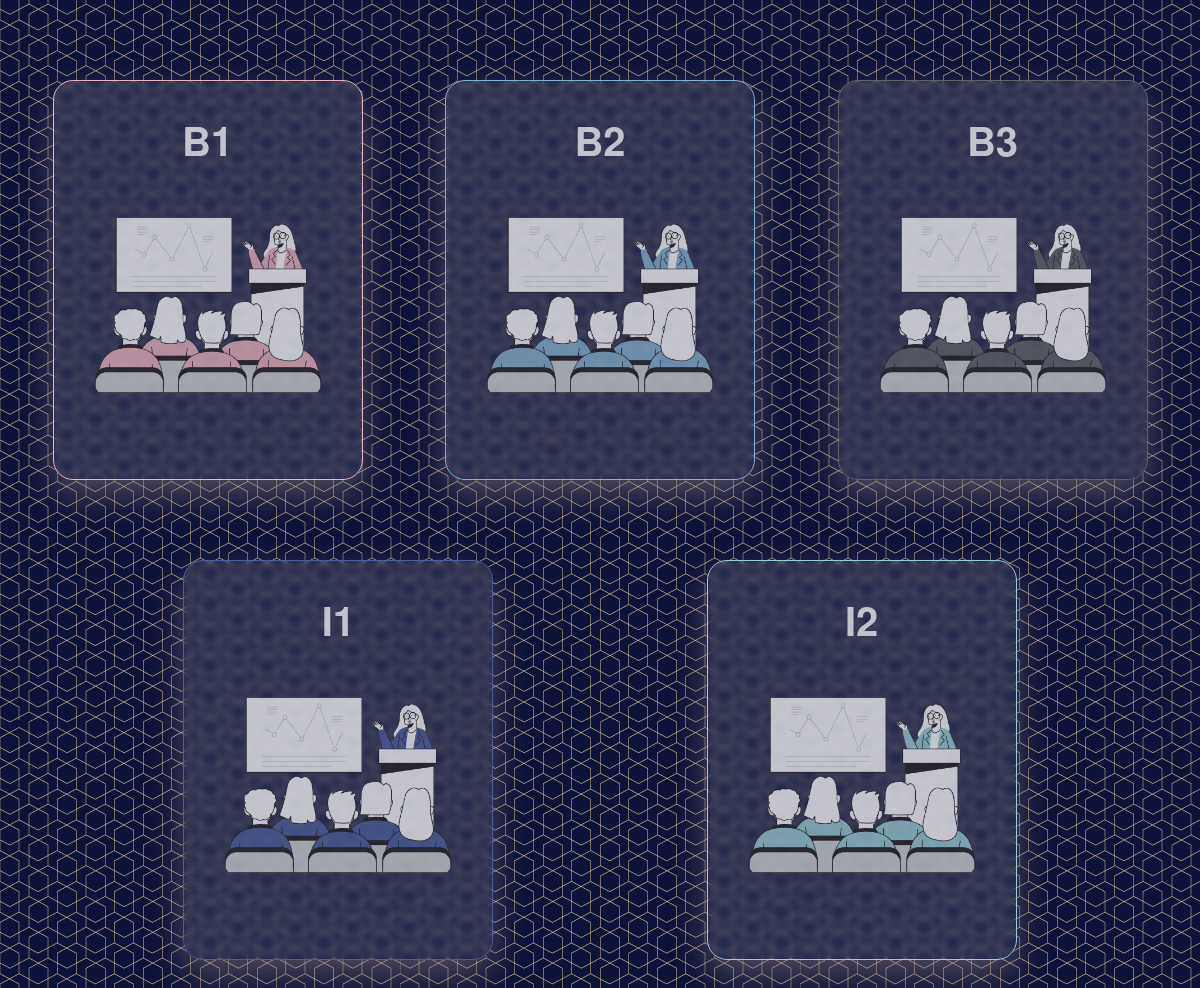
/dashboard/, run on the app's committed database.
### epsi/models.py (models this page shows, shortened)
class Grade(models.Model):
    idx = models.AutoField(primary_key=True)
    grade = models.CharField(max_length=10)
    grade_code = models.IntegerField(default='1')
    class Meta:
        verbose_name_plural = "Grade"

### dashboard/views.py (the view)
# urls.py: path('',views.index, name='index2'),
def index(request):
    grade = Grade.objects.all
    context= {'grade' : grade}
    return render(request,'dashboard/dashboard_index.html', context)

### dashboard/templates/dashboard/dashboard_index.html (shortened to what this page needs)
{% extends 'base2.html' %}
{% load static%}
{% block content %}
    <section class="glassmorphism">
        <div class="container">
        {% for results in grade %}
            <div class="card card{{results.grade_code}}">
                <div class="content">
                    <div class="contentBx">
                        <h2>{{results.grade}}</h2>
                    </div>
                    <div class="imgBx"><a href="{% url 'grade2' results.grade_code %}"><img src="/static/annee{{results.grade_code}}.png"></a></div>
                </div>
                <ul class="sci">
                </ul>
            </div>
        {%endfor%}
        </div>
    </section>
{% endblock %}

### dashboard/templates/base2.html (shortened to what this page needs)
<!DOCTYPE html>
<html lang="en">
<head>
    <link rel="stylesheet" href="/static/style2.css">
</head>
<body>
{% block content %}
{% endblock %}
</body>
</html>

### static/style2.css (style rules this page uses)
:root { --color-red: #edb5bf; --color-light-black: #5f6366; --color-blue: #4d5d9a; --color-light-blue: #86b3d1; --color-light-green: #99ced3; --color-skyblue: #e4f1f9; --color-gray: #e4e2e9; --color-black: #222629; --color-white: white; --color-frame: #504f5d; --color-epsi-main: 39, 21, 73; --color-epsi-second: 253, 206, 55; --color-shadow: 143, 129, 129; --border-radius: 5px; --margin-vs: 10px; --margin-sm: 20px; --margin-mid: 30px; --margin-big: 40px; --color-graph1: #e7717d; --color-graph2: #66fcf1; --color-graph3: #1f2833; --color-graph4: #ffe400; --color-graph_bg: #c2cad0; }
* { box-sizing: border-box; }
html, body { margin: 0; padding: 0; background-image: url("pattern2.png"); background-position: center; overflow-x: hidden; }
.glassmorphism { position: relative; display: flex; justify-content: center; align-items: center; flex-wrap: wrap; }
.container { position: relative; display: flex; justify-content: space-evenly; flex-wrap: wrap; align-items: center; margin: var(--margin-big) var(--margin-vs); }
.container .card { display: flex; flex-direction: column; position: relative; justify-content: center; align-items: center; width: 310px; height: 400px; background: rgba(255, 255, 255, 0.1); margin: var(--margin-big); box-shadow: 0 15px 35px rgba(var(--color-shadow), 0.5); border-radius: 20px; backdrop-filter: blur(3px); }
.card1 { border: 1px solid var(--color-red); }
.card2 { border: 1px solid var(--color-light-blue); }
.card3 { border: 1px solid var(--color-light-black); }
.card4 { border: 1px solid var(--color-blue); }
.card5 { border: 1px solid var(--color-light-green); }
.container .card .content { position: relative; display: flex; justify-content: center; align-items: center; flex-direction: column; opacity: 0.7; transition: 0.5s; }
.imgBx { position: relative; width: 300px; height: 300px; border-radius: 50%; overflow: hidden; border: 10px solid rgba(97, 97, 97, 0.05); }
.imgBx img { position: absolute; top: 0; left: 0; width: 100%; height: 100%; object-fit: cover; }
.contentBx { font-weith:500; text-align: center; line-height: 30px; }
.contentBx h2 { color: var(--color-white); font-size: 40px; margin-top: var(--margin-sm); }
.sci { position: absolute; bottom: 50px; display: flex; }
html, body, div, span, applet, object, iframe, h1, h2, h3, h4, h5, h6, p, blockquote, a, abbr, acronym, address, big, cite, del, dfn, em, img, ins, kbd, q, s, samp, small, strike, strong, sub, sup, tt, var, b, u, i, center, dl, dt, dd, ol, ul, li, textarea, fieldset, form, label, legend, table, caption, tbody, tfoot, thead, tr, th, td, article, aside, canvas, details, embed, figure, figcaption, footer, header, hgroup, menu, nav, output, ruby, section, summary, time, mark, audio, video { margin: 0; padding: 0; border: 0; vertical-align: baseline; outline: none; text-decoration: none; resize: none; list-style: none; color: inherit; }
html, body, div, span, applet, object, iframe, p, blockquote, a, abbr, acronym, address, big, cite, del, dfn, em, img, ins, kbd, q, s, samp, small, strike, strong, sub, sup, tt, var, b, u, i, center, dl, dt, dd, ol, ul, li, textarea, fieldset, form, label, legend, table, caption, tbody, tfoot, thead, tr, th, td, article, aside, canvas, details, embed, figure, figcaption, footer, header, hgroup, menu, nav, output, ruby, section, summary, time, mark, audio, video, input, button, select, textarea { font-family: "ubuntulight", "Helvetica Neue", Helvetica, Arial, sans-serif; }
h1, h2, h3, h4, h5, h6 { font-family: "ubuntumedium", "Helvetica Neue", Helvetica, Arial, sans-serif; }
article, aside, details, figcaption, figure, footer, header, hgroup, menu, nav, section { display: block; }
body { line-height: 1.4em; }
ol, ul { list-style: none; }
* { -webkit-tap-highlight-color: rgba(0, 0, 0, 0); }

### data on the page
Grade: grade "B1", shows a picture
Grade: grade "B2", shows a picture
Grade: grade "B3", shows a picture
Grade: grade "I1", shows a picture
Grade: grade "I2", shows a picture
